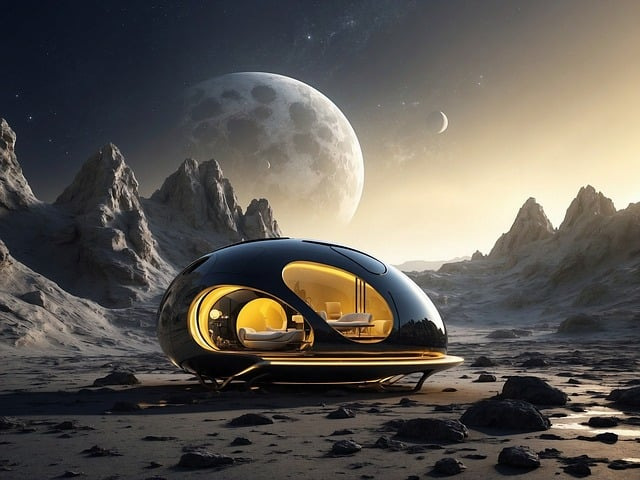
#> input picture code/P5/1.jpg, 640 x 480 px
$ python -i p5a.py   (imports and definitions only)
#> lines starting #> are read from the running program, lines starting #| are printed output that depends on the picture
from PIL import Image
import numpy as np

class ReducingresolutionClass:
    def __init__(self, n=2):
        self.n = n

    def reduce(self, images):
        low_res_images = [img.resize((img.width // self.n, img.height // self.n)) for img in images]
        # Create the dataset
        features = []
        labels = []

        end_of_each_image = {}
        k = 1

        for img, low_res_img in zip(images, low_res_images):
            for i in range(0, img.width):
                for j in range(0, img.height):
                    # Get the corresponding pixel and its eight neighbors in the lower-resolution image
                    i_in_low_res_img = i // self.n
                    j_in_low_res_img = j // self.n
                    neighbors = self.get_neighbors(low_res_img, i_in_low_res_img, j_in_low_res_img)

                    # Create a feature vector of 27 elements
                    feature = np.array(neighbors).flatten()
                    features.append(feature)

                    # The label is the 3 color channels of the corresponding pixel in the original image
                    label = np.array(img.getpixel((i, j)))
                    labels.append(label)
            end_of_each_image[k] = len(features)
            k += 1


        return features, labels, end_of_each_image, low_res_images

    def get_neighbors(self, img, i, j):
        neighbors = []
        for x in range(i - 1, i + 2):
            for y in range(j - 1, j + 2):
                try:
                    pixel = img.getpixel((x, y))
                    neighbors.extend(pixel)  # Flatten the pixel values before appending
                except:
                    neighbors.extend([0, 0, 0])  # Append a black pixel if out of bounds
        return neighbors

>>> import cv2
>>> picture = cv2.imread('1.jpg', cv2.IMREAD_GRAYSCALE)
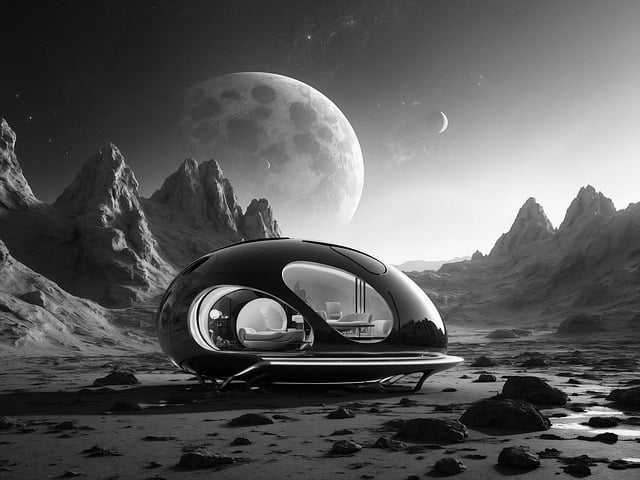
#> picture: shape (480, 640); min 0, max 255, mean 90.3
>>> result = ReducingresolutionClass().reduce(picture)
#> (the run stopped early here; a loop or call above may not have finished)

$ run again, on code/P5/10.jpg
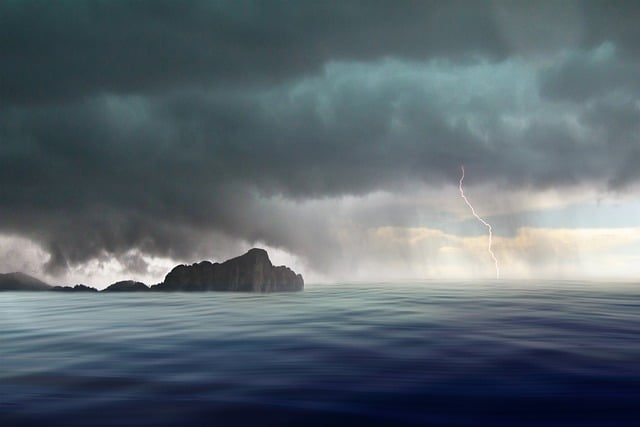
#> input picture code/P5/10.jpg, 640 x 427 px
#> `picture = cv2.imread('1.jpg', cv2.IMREAD_GRAYSCALE)`:
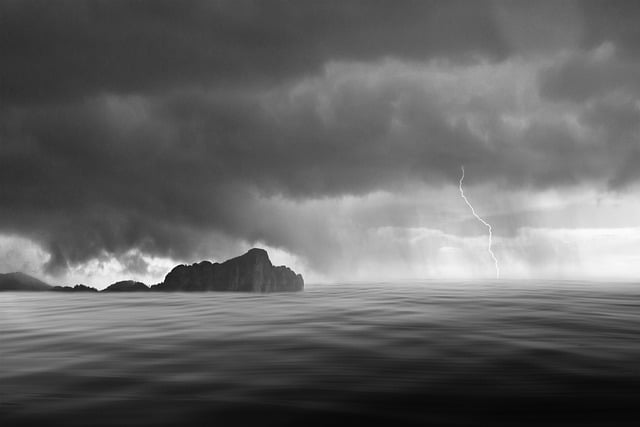
#> picture: shape (427, 640); min 4, max 255, mean 100.4

$ run again, on code/P5/2.jpg
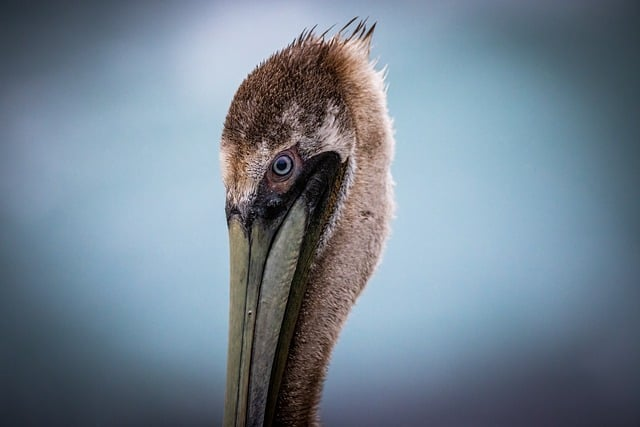
#> input picture code/P5/2.jpg, 640 x 427 px
#> `picture = cv2.imread('1.jpg', cv2.IMREAD_GRAYSCALE)`:
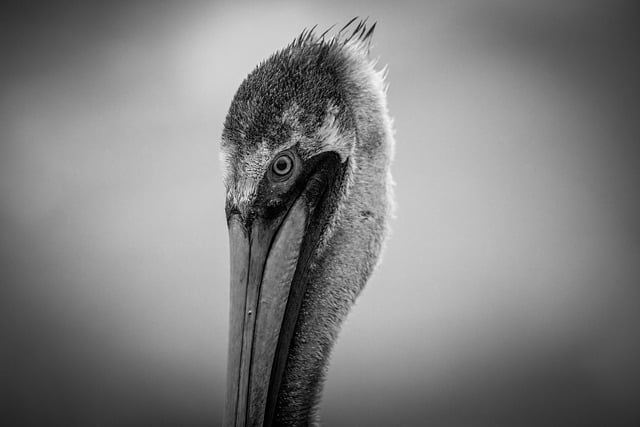
#> picture: shape (427, 640); min 0, max 246, mean 127.8

$ run again, on code/P5/3.jpg
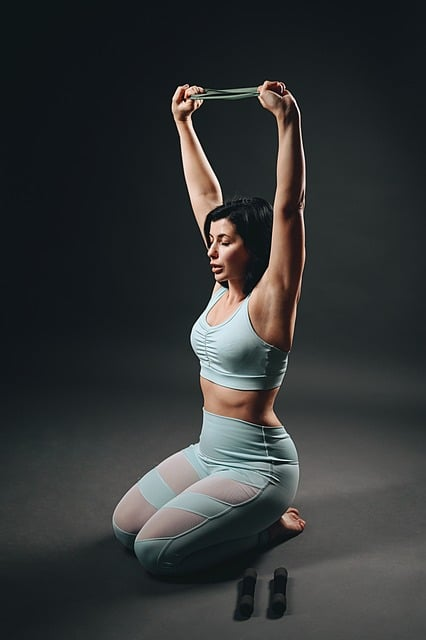
#> input picture code/P5/3.jpg, 426 x 640 px
#> `picture = cv2.imread('1.jpg', cv2.IMREAD_GRAYSCALE)`:
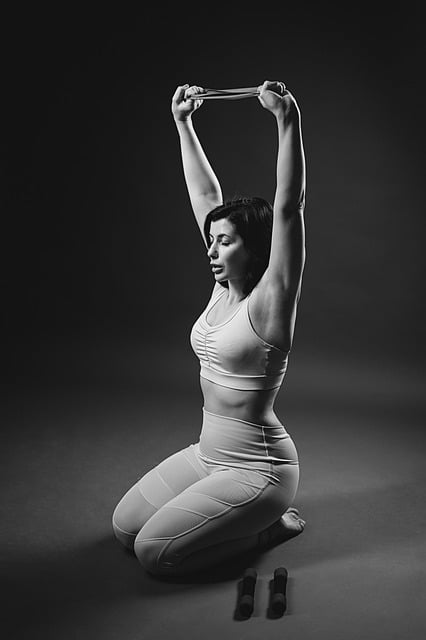
#> picture: shape (640, 426); min 0, max 255, mean 53.3
